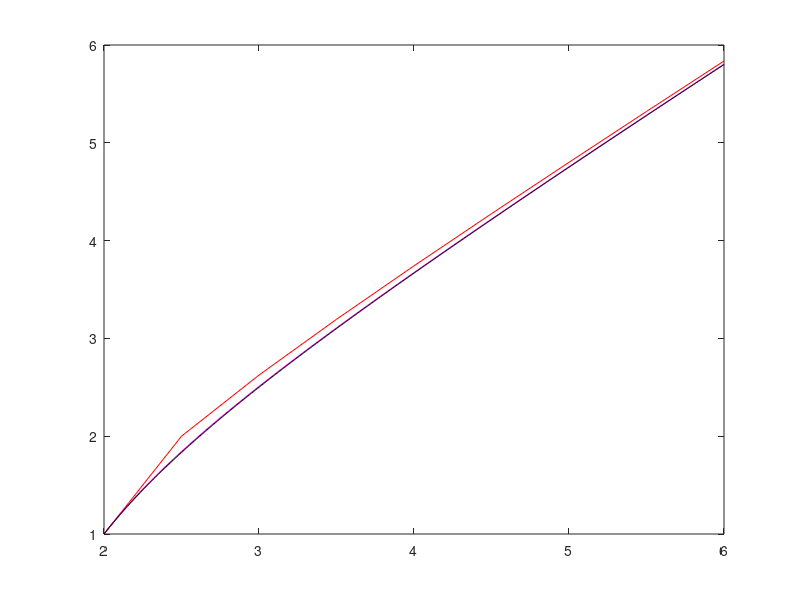

The MATLAB source for this figure:
% Euler's Method for solving ODEs
% currently used for the ODE problem
% y' = 1 + (t-y)^2, y(2) = 1
% multiple implementations for different step sizes
% for h = 0.5, 0.05, 0.005

clear
clc
h = 0.5;
N = 8;
y1(1) = 1;
t1(1) = 2;
for n = 1:N
    y1(n+1) = y1(n) + h*(1+(t1(n) - y1(n))^2);
    t1(n+1) = t1(n) + h;
end

h = 0.05;
N = 80;
y2(1) = 1;
t2(1) = 2;
for n = 1:N
    y2(n+1) = y2(n) + h*(1+(t2(n) - y2(n))^2);
    t2(n+1) = t2(n) + h;
end

h = 0.005;
N = 800;
y3(1) = 1;
t3(1) = 2;
for n = 1:N
    y3(n+1) = y3(n) + h*(1+(t3(n) - y3(n))^2);
    t3(n+1) = t3(n) + h;
end
plot(t1,y1,'r',t2,y2,'m',t3,y3,'k')